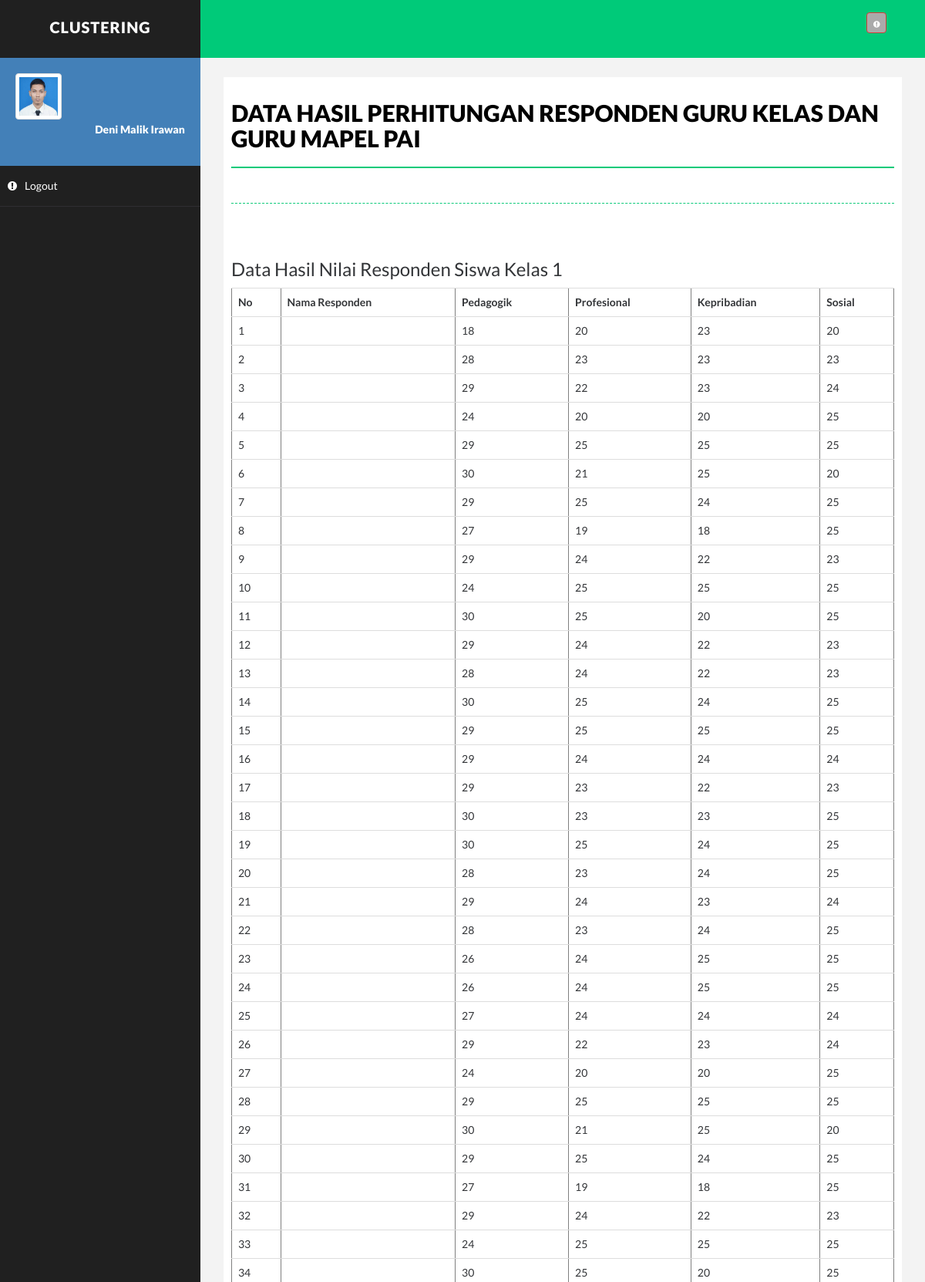
Screenshot of /kelas1.php (upper part) with the database file from the repository.
### tables this page shows
CREATE TABLE `kelas1` (
  `id` int(11) NOT NULL,
  `no` varchar(30) NOT NULL,
  `pedagogik` float NOT NULL,
  `profesional` float NOT NULL,
  `kepribadian` float NOT NULL,
  `sosial` float NOT NULL,
  `siswa` varchar(100) NOT NULL
);

### kelas1.php (the view, shortened to what this page needs)
<!DOCTYPE html>
<html xmlns="http://www.w3.org/1999/xhtml">
<head>
    <link href="assets/css/bootstrap.css" rel="stylesheet" />
    <link href="assets/css/font-awesome.css" rel="stylesheet" />
    <link href="assets/css/basic.css" rel="stylesheet" />
    <link href="assets/css/custom.css" rel="stylesheet" />
</head>
<body>
    <div id="wrapper">
        <nav class="navbar navbar-default navbar-cls-top " role="navigation" style="margin-bottom: 0">
            <div class="navbar-header">
                <a class="navbar-brand" href="index.html">Clustering</a>
            </div>
            <div class="header-right">
                <a href="login.html" class="btn btn-danger" title="Logout"><i class="fa fa-exclamation-circle fa-2x"></i></a>
            </div>
        </nav>
<?php
include"menu.php";
?>
<head>
</head>
        <div id="page-wrapper">
          <div id="page-inner">
                <div class="row">
                    <div class="col-md-12">
                        <h1 class="page-head-line">Data Hasil Perhitungan Responden Guru Kelas dan Guru Mapel PAI</h1>
                      <h1 class="page-subhead-line"></h1>
                    </div>
                </div>
</head>
<!DOCTYPE html>
<html>
<head>
<link rel="stylesheet" type="text/css" href="style.css">
</head>
<body>
	<br/>
	<h3>Data Hasil Nilai Responden Siswa Kelas 1</h3>
	<table border="1" class="table">
		<tr>
			<th>No</th>
			<th>Nama Responden </th>
			<th>Pedagogik</th>
			<th>Profesional</th>
			<th>Kepribadian</th>
			<th>Sosial</th>
		</tr>
		<?php
		$query_mysql = mysql_query("SELECT * FROM kelas1")or die(mysql_error());
		$nomor = 1;
        while($data = mysql_fetch_array($query_mysql)){
		?>
		<tr>
<td><?php echo $nomor++; ?></td>
<td><?php echo $data['nama']; ?></td>
<td><?php echo $data['pedagogik']; ?></td>
<td><?php echo $data['profesional']; ?></td>
<td><?php echo $data['kepribadian']; ?></td>
<td><?php echo $data['sosial']; ?></td>
		</tr>
		<?php } ?>
	</table>
</body>
</html>
<!DOCTYPE html>
<html>
<head>
<link rel="stylesheet" type="text/css" href="style.css">
</head>
<body>
</body>
</html>
<!DOCTYPE html>
<html>
<head>
<link rel="stylesheet" type="text/css" href="style.css">
</head>
<body>
</body>
</html>
<!DOCTYPE html>
<html>
<head>
<link rel="stylesheet" type="text/css" href="style.css">
</head>
<body>
</body>
</html>
<!DOCTYPE html>
<html>
<head>
<link rel="stylesheet" type="text/css" href="style.css">
</head>
<body>
</body>
</html>
<!DOCTYPE html>
<html>
<head>
<link rel="stylesheet" type="text/css" href="style.css">
</head>
<body>
</body>
</html>
<!DOCTYPE html>
<html>
<head>
<link rel="stylesheet" type="text/css" href="style.css">
</head>
<body>
</body>
</html>
            </div>
        </div>
    </div>
</body>
</html>

### assets/css/basic.css (style rules this page uses)
body { font-family: 'Open Sans', sans-serif; line-height:25px; }
#wrapper { width: 100%; background: #202020; }
#page-wrapper { padding: 15px 15px; min-height: 600px; background: #F3F3F3; }
#page-inner { width: 100%; margin: 10px 20px 10px 0px; background-color: #fff!important; padding: 10px; min-height: 1200px; }
.page-head-line { font-size: 30px; text-transform: uppercase; color: #000; font-weight: 800; padding-bottom: 20px; border-bottom: 2px solid #00CA79; margin-bottom: 10px; }
.page-subhead-line { font-size: 14px; padding-top: 5px; padding-bottom: 20px; font-style:italic; margin-bottom:30px; border-bottom:1px dashed #00CA79; }
.navbar-cls-top .navbar-brand { color: #fff; background: #202020; width: 260px; text-align: center; height: 75px; font-size: 20px; letter-spacing: 1px; font-weight: 900; padding-top: 25px; text-transform:uppercase; }
.header-right { color: #fff; padding: 15px 50px 5px 50px; float: right; font-size: 16px; }
.navbar-cls-top { background: #00CA79; border-bottom: none; }
.navbar-default { border: 0px solid black; }
.navbar-header { background: #000000; }
@media (min-width:768px) { #page-wrapper { margin: 0 0 0 260px; padding: 15px 30px; min-height: 1200px; } }
@media (min-width:768px) { .navbar { border-radius: 0px; } }

### Chart/samples/style.css (style rules this page uses)
body, html { color: #333538; font-family: 'Lato', sans-serif; line-height: 1.6; padding: 0; margin: 0; }
a { color: #f27173; text-decoration: none; }
.btn { background-color: #aaa; border-radius: 4px; color: white; padding: 0.25rem 0.75rem; }
.btn .fa { font-size: 1rem; }

### rows the page displays
kelas1: pedagogik "18", profesional "20", kepribadian "23", sosial "20"
kelas1: pedagogik "28", profesional "23", kepribadian "23", sosial "23"
kelas1: pedagogik "29", profesional "22", kepribadian "23", sosial "24"
kelas1: pedagogik "24", profesional "20", kepribadian "20", sosial "25"
kelas1: pedagogik "29", profesional "25", kepribadian "25", sosial "25"
kelas1: pedagogik "30", profesional "21", kepribadian "25", sosial "20"
kelas1: pedagogik "29", profesional "25", kepribadian "24", sosial "25"
kelas1: pedagogik "27", profesional "19", kepribadian "18", sosial "25"
kelas1: pedagogik "29", profesional "24", kepribadian "22", sosial "23"
kelas1: pedagogik "24", profesional "25", kepribadian "25", sosial "25"
kelas1: pedagogik "30", profesional "25", kepribadian "20", sosial "25"
kelas1: pedagogik "29", profesional "24", kepribadian "22", sosial "23"
kelas1: pedagogik "28", profesional "24", kepribadian "22", sosial "23"
kelas1: pedagogik "30", profesional "25", kepribadian "24", sosial "25"
kelas1: pedagogik "29", profesional "25", kepribadian "25", sosial "25"
kelas1: pedagogik "29", profesional "24", kepribadian "24", sosial "24"
kelas1: pedagogik "29", profesional "23", kepribadian "22", sosial "23"
kelas1: pedagogik "30", profesional "23", kepribadian "23", sosial "25"
kelas1: pedagogik "30", profesional "25", kepribadian "24", sosial "25"
kelas1: pedagogik "28", profesional "23", kepribadian "24", sosial "25"
kelas1: pedagogik "29", profesional "24", kepribadian "23", sosial "24"
kelas1: pedagogik "28", profesional "23", kepribadian "24", sosial "25"
kelas1: pedagogik "26", profesional "24", kepribadian "25", sosial "25"
kelas1: pedagogik "26", profesional "24", kepribadian "25", sosial "25"
kelas1: pedagogik "27", profesional "24", kepribadian "24", sosial "24"
kelas1: pedagogik "29", profesional "22", kepribadian "23", sosial "24"
kelas1: pedagogik "24", profesional "20", kepribadian "20", sosial "25"
kelas1: pedagogik "29", profesional "25", kepribadian "25", sosial "25"
kelas1: pedagogik "30", profesional "21", kepribadian "25", sosial "20"
kelas1: pedagogik "29", profesional "25", kepribadian "24", sosial "25"
kelas1: pedagogik "27", profesional "19", kepribadian "18", sosial "25"
kelas1: pedagogik "29", profesional "24", kepribadian "22", sosial "23"
kelas1: pedagogik "24", profesional "25", kepribadian "25", sosial "25"
kelas1: pedagogik "30", profesional "25", kepribadian "20", sosial "25"
